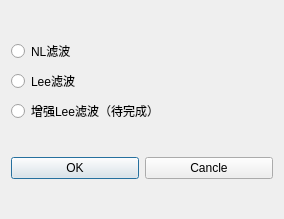
<?xml version="1.0" encoding="UTF-8"?>
<ui version="4.0">
 <class>Dialog</class>
 <widget class="QDialog" name="Dialog">
  <property name="geometry">
   <rect>
    <x>0</x>
    <y>0</y>
    <width>284</width>
    <height>219</height>
   </rect>
  </property>
  <property name="windowTitle">
   <string>滤波方式选择</string>
  </property>
  <layout class="QGridLayout" name="gridLayout">
   <item row="0" column="0" colspan="2">
    <layout class="QVBoxLayout" name="verticalLayout">
     <item>
      <widget class="QRadioButton" name="radio_filter_Nl">
       <property name="text">
        <string>NL滤波</string>
       </property>
      </widget>
     </item>
     <item>
      <widget class="QRadioButton" name="radio_filter_Lee">
       <property name="text">
        <string>Lee滤波</string>
       </property>
      </widget>
     </item>
     <item>
      <widget class="QRadioButton" name="radio_filter_Lee_E">
       <property name="text">
        <string>增强Lee滤波（待完成）</string>
       </property>
      </widget>
     </item>
    </layout>
   </item>
   <item row="1" column="0">
    <widget class="QPushButton" name="Button_OK">
     <property name="text">
      <string>OK</string>
     </property>
    </widget>
   </item>
   <item row="1" column="1">
    <widget class="QPushButton" name="Button_cancle">
     <property name="text">
      <string>Cancle</string>
     </property>
    </widget>
   </item>
  </layout>
 </widget>
 <resources/>
 <connections/>
</ui>
